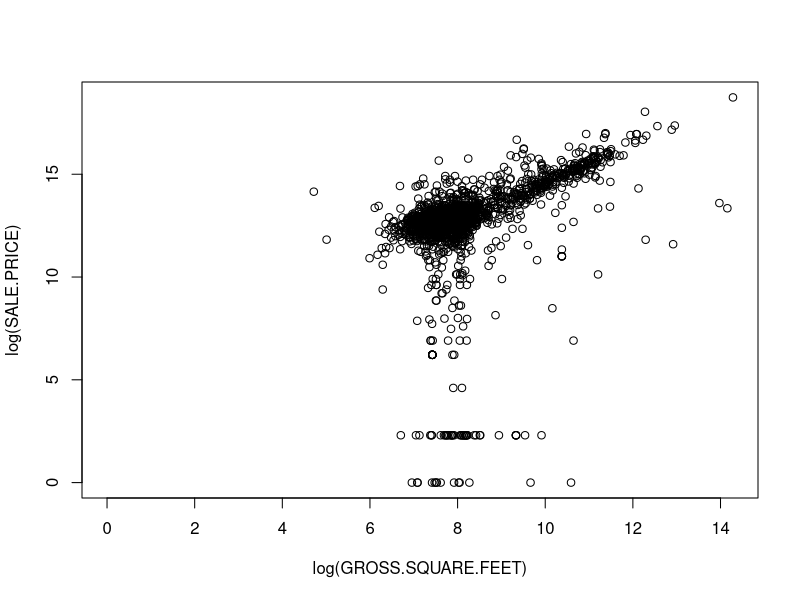

Here is the R script that generated this plot: (Note: this script raises an error after producing the figure.)
library(gdata) 
install.packages('readxl')
library(readxl)

#faster xls reader but requires perl!
#bronx1<-read.xls(file.choose(),pattern="BOROUGH",stringsAsFactors=FALSE,sheet=1,perl="/perl/bin/perl.exe") 
#bronx1<-bronx1[which(bronx1$GROSS.SQUARE.FEET!="0" & bronx1$LAND.SQUARE.FEET!="0" & bronx1$SALE.PRICE!="$0"),]

#alternate
#library("xlsx", lib.loc="/Library/Frameworks/R.framework/Versions/3.0/Resources/library")
#bronx1<-read.xls("../Data/NYhousing/rollingsales_bronx.xls",pattern="BOROUGH",stringsAsFactors=FALSE,sheetIndex=1,startRow=5,header=TRUE)
bronx1 <- read_excel('../Data/NYhousing/rollingsales_bronx.xls', sheet = 1, skip = 4)

colnames(bronx1) <- c('BOROUGH',	'NEIGHBORHOOD',	'BUILDING CLASS CATEGORY', 'TAX CLASS AT PRESENT',	'BLOCK',	'LOT',	
                      'EASE-MENT',	'BUILDING CLASS AT PRESENT', 'ADDRESS',	'APARTMENT NUMBER', 'ZIP CODE',	'RESIDENTIAL UNITS',
                      'COMMERCIAL UNITS',	'TOTAL UNITS', 'LAND SQUARE FEET', 'GROSS SQUARE FEET', 'YEAR BUILT',	'TAX CLASS AT TIME OF SALE',	
                      'BUILDING CLASS AT TIME OF SALE',	'SALE PRICE',	'SALE DATE')

View(bronx1)

attach(bronx1) # If you choose to attach, leave out the "data=." in lm regression
head(bronx1$`SALE PRICE`)
SALE.PRICE<-sub("\\$","",bronx1$'SALE PRICE') 
SALE.PRICE<-as.numeric(gsub(",","", SALE.PRICE)) 
SALE.PRICE
GROSS.SQUARE.FEET<-as.numeric(gsub(",","", bronx1$'GROSS SQUARE FEET')) 
LAND.SQUARE.FEET<-as.numeric(gsub(",","", bronx1$'LAND SQUARE FEET')) 
plot(log(GROSS.SQUARE.FEET), log(SALE.PRICE)) 

sum(is.na(GROSS.SQUARE.FEET))
sum(is.infinite(GROSS.SQUARE.FEET))
m1<-lm(log(SP)~log(GSF))
summary(m1)
abline(m1,col="red",lwd=2)
plot(resid(m1))

# Model 2

m2<-lm(log(bronx1$SALE.PRICE)~log(bronx1$GROSS.SQUARE.FEET)+log(bronx1$LAND.SQUARE.FEET)+factor(bronx1$NEIGHBORHOOD))
summary(m2)
plot(resid(m2))
# Suppress intercept - using "0+ ..."
m2a<-lm(log(bronx1$SALE.PRICE)~0+log(bronx1$GROSS.SQUARE.FEET)+log(bronx1$LAND.SQUARE.FEET)+factor(bronx1$NEIGHBORHOOD))
summary(m2a)
plot(resid(m2a))

# Model 3
m3<-lm(log(bronx1$SALE.PRICE)~0+log(bronx1$GROSS.SQUARE.FEET)+log(bronx1$LAND.SQUARE.FEET)+factor(bronx1$NEIGHBORHOOD)+factor(bronx1$BUILDING.CLASS.CATEGORY))
summary(m3)
plot(resid(m3))

# Model 4
m4<-lm(log(bronx1$SALE.PRICE)~0+log(bronx1$GROSS.SQUARE.FEET)+log(bronx1$LAND.SQUARE.FEET)+factor(bronx1$NEIGHBORHOOD)*factor(bronx1$BUILDING.CLASS.CATEGORY))
summary(m4)
plot(resid(m4))
#
